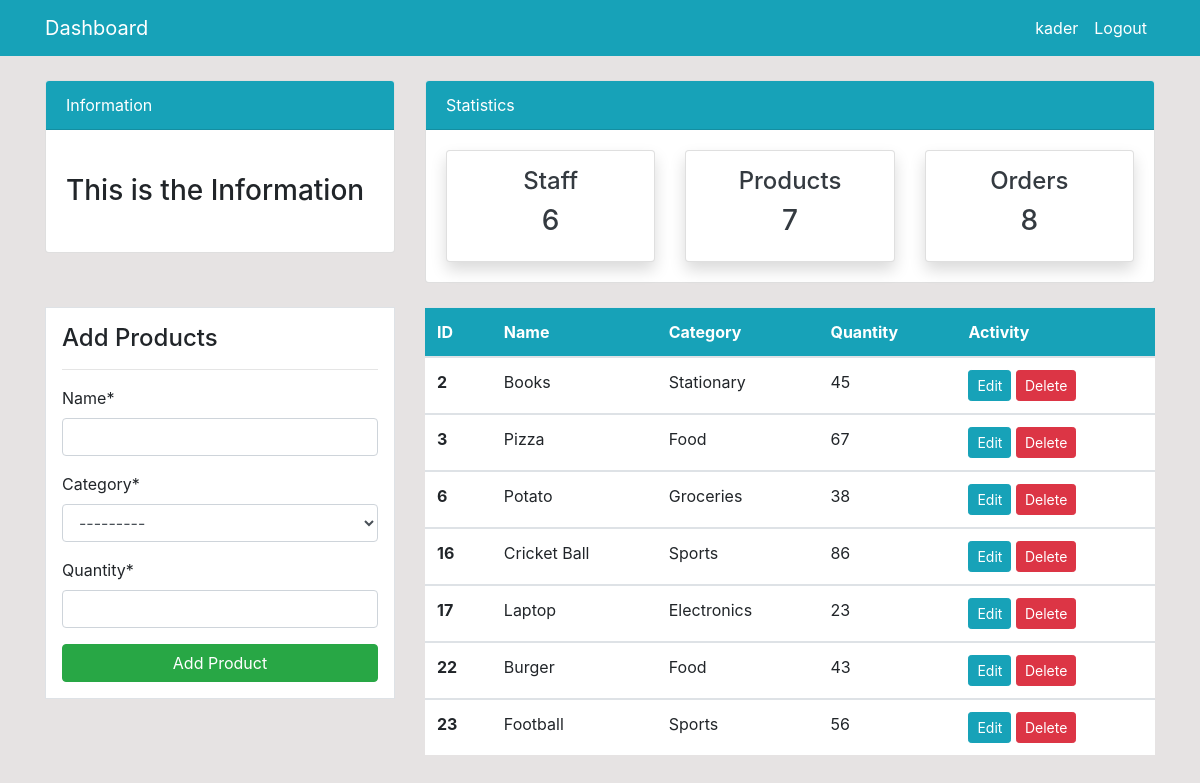
Screenshot of /product (signed in) with the database file from the repository.
### dashboard/models.py (models this page shows, shortened)
class Product(models.Model):
    name = models.CharField(max_length=100, null=True)
    category = models.CharField(max_length=50, choices=CATEGORY, null=True)
    quantity = models.PositiveIntegerField(null=True)

### dashboard/views.py (the view)
# urls.py: path('product', views.product, name='dashboard-product'),
@login_required
def product(request):
    products = Product.objects.all()
    staff_num = User.objects.all().count()
    product_num = products.count()
    order_num = Order.objects.all().count
    if request.method == 'POST':
        form = ProductForm(request.POST)
        if form.is_valid():
            form.save()
            product_name = form.cleaned_data.get('name')
            product_quantity = form.cleaned_data.get('quantity')
            messages.success(
                request, f'{product_name} {product_quantity} piece added!')
            return redirect('dashboard-product')
        form = ProductForm()
    else:
        form = ProductForm()
    context = {
        'view_product': products,
        'add_product': form,
        'staff_num': staff_num,
        'product_num': product_num,
        'order_num': order_num,
    }
    return render(request, 'dashboard/product.html', context)

### dashboard/forms.py
class ProductForm(forms.ModelForm):
    class Meta:
        model = Product
        fields = ('name', 'category', 'quantity')

### templates/dashboard/product.html (shortened to what this page needs)
{% extends 'partials/base.html' %}
{% load crispy_forms_tags %}
{% block content %}
{% include 'partials/topnav.html' %}
<div class="container">
    <div class="row my-4">
        <div class="col-md-4">
            <div class="border bg-white p-3">
                <h4>Add Products</h4>
                <hr>
                <form method="POST">
                    {{add_product | crispy}}
                    <input class="btn btn-success btn-block" type="submit" value="Add Product">
                </form>
            </div>
        </div>
        <div class="col-md-8">
            <table class="table bg-white">
                <thead class="bg-info">
                    <tr class="text-white">
                        <th scope="col">ID</th>
                        <th scope="col">Name</th>
                        <th scope="col">Category</th>
                        <th scope="col">Quantity</th>
                        <th scope="col">Activity</th>
                    </tr>
                </thead>
                {% for p in view_product %}
                <tbody>
                    <tr>
                        <th scope="row">{{p.id}}</th>
                        <td>{{p.name}}</td>
                        <td>{{p.category}}</td>
                        <td>{{p.quantity}}</td>
                        <td>
                            <a class="btn btn-info btn-sm" href="{% url 'dashboard-product-edit' p.id  %}">Edit</a>
                            <a class="btn btn-danger btn-sm" href="{% url 'dashboard-product-delete' p.id %}">Delete</a>
                        </td>
                    </tr>
                </tbody>
                {% endfor %}
            </table>
        </div>
    </div>
</div>
{% endblock content %}

### templates/partials/nav.html (shortened to what this page needs)
<nav class="navbar navbar-expand-lg navbar-info bg-info">
    {% if user.is_authenticated %}
    <div class="container">
        <a class="navbar-brand text-white" href="{% url 'dashboard' %}">Dashboard</a>
        <div class="collapse navbar-collapse" id="navbarSupportedContent">
            <ul class="navbar-nav ml-auto">
                <li class="nav-item active">
                    <a class="nav-link text-white" href="{% url 'user-profile' %}">{{user.username}}</a>
                </li>
                <li class="nav-item">
                    <a class="nav-link text-white" href="{% url 'user-logout' %}">Logout</a>
                </li>
            </ul>
            {% endif %}
        </div>
    </div>
</nav>

### static/css/style.css (style rules this page uses)
body { background: rgb(230, 227, 227); }

### rows the page displays
Product: id "2", name "Books", category "Stationary", quantity "45"
Product: id "3", name "Pizza", category "Food", quantity "67"
Product: id "6", name "Potato", category "Groceries", quantity "38"
Product: id "16", name "Cricket Ball", category "Sports", quantity "86"
Product: id "17", name "Laptop", category "Electronics", quantity "23"
Product: id "22", name "Burger", category "Food", quantity "43"
Product: id "23", name "Football", category "Sports", quantity "56"

### other values shown
{{ user.username }} "kader"
{{ staff_num }} "6"
{{ product_num }} "7"
{{ order_num }} "8"
